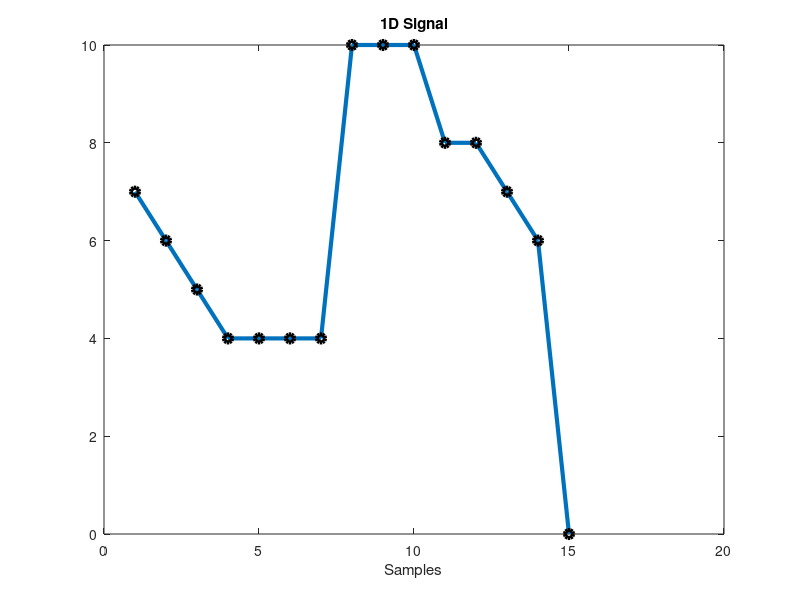
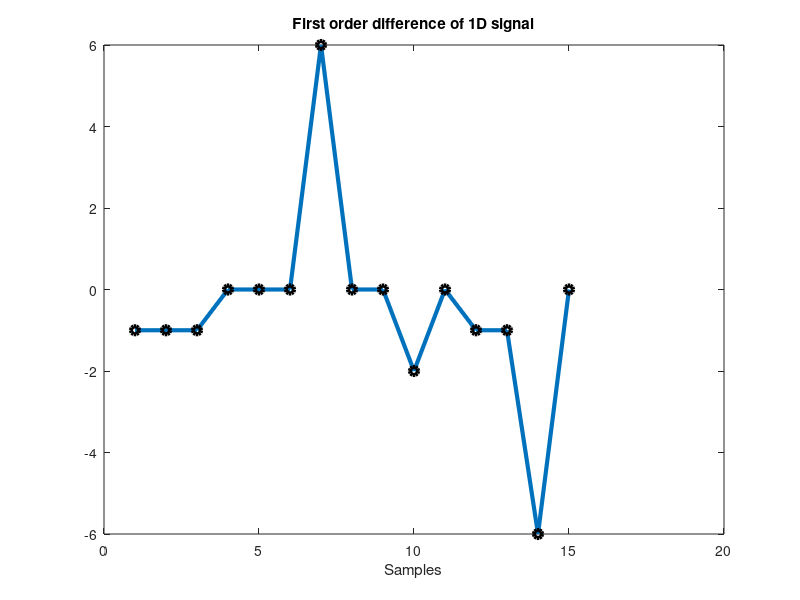
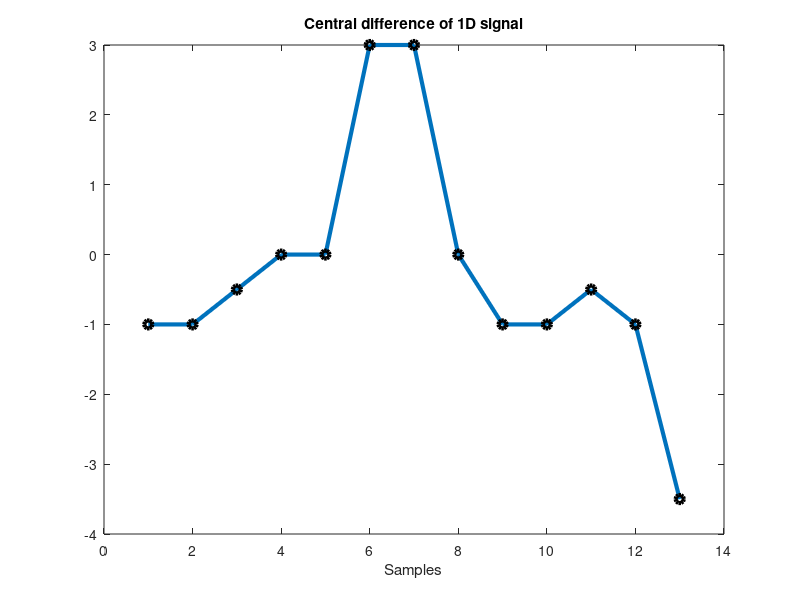

Reproduce these figures in MATLAB, in order.
n = 1:15;
x = [7 6 5 4 4 4 4 10 10 10 8 8 7 6 0];

figure(1);
plot(n, x, '-o', 'LineWidth', 3, 'MarkerEdgeColor', 'k');
title('1D Signal');
xlabel('Samples');

dn = 1:15;
dx = diff([x x(end)],1);

figure(2);
plot(dn, dx, '-o', 'LineWidth', 3, 'MarkerEdgeColor','k');
title('First order difference of 1D signal');
xlabel('Samples');

dn2 = 1:13;
dx = 0.5*x(3:end) - 0.5*x(1:end-2)
figure(3);
plot(dn2, dx, '-o', 'LineWidth', 3,'MarkerEdgeColor','k');
title('Central difference of 1D signal');
xlabel('Samples');

